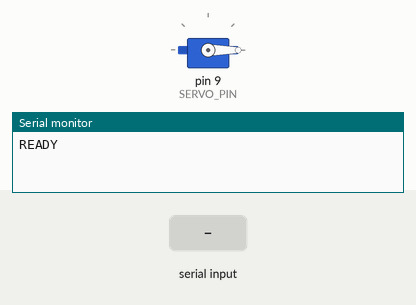
A sketch run on a simulated Arduino Uno, built with avr-gcc and run on an emulated ATmega328P. On the bench: servo, the last lines printed to the serial monitor. The inputs (shaded band) are chosen by the test bench.

Above: at 2.0 s.
2.1 s: "OPEN\n" received over Serial
At 2.55 s:
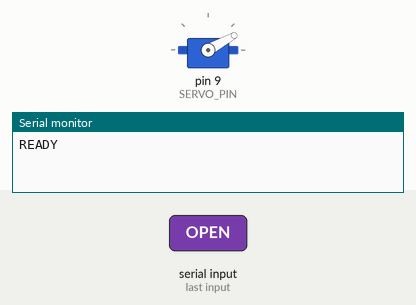
At 4.4 s:
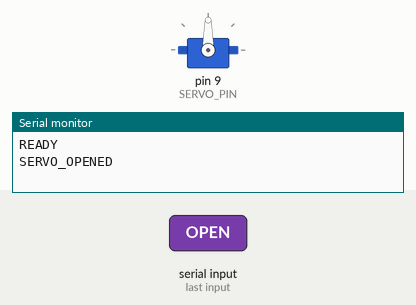
5.1 s: "CLOSE\n" received over Serial
At 5.55 s:
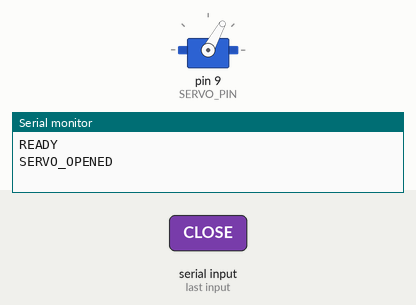
Timing chart, 0 to 8.1 s (numbered marks = the images above; inputs shaded):
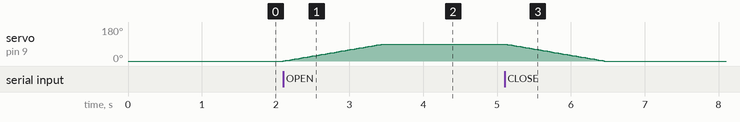

The sketch:

servor.ino
```cpp
/*
 * ============================================================
 *  T2T - SERVO ARDUINO (Arduino #3)
 *  COM port auto-detected by bridge.py (CH341 or second FTDI)
 * ============================================================
 *  RESPONSIBILITY:
 *    • SG90 / MG995 servo motor — bottle gate
 *    • Receives commands from bridge.py over USB HardwareSerial
 *    • Sends back status so bridge can confirm gate state
 *
 *  PROTOCOL  (bridge.py → this Arduino)
 *  OPEN             open the gate (servo → OPEN_ANGLE)
 *  CLOSE            close the gate (servo → CLOSE_ANGLE)
 *
 *  PROTOCOL  (this Arduino → bridge.py)
 *  READY            startup confirmation
 *  SERVO_OPENED     gate finished opening
 *  SERVO_CLOSED     gate finished closing
 *
 *  WIRING
 *    Servo signal → pin 9    (PWM)
 *    Servo VCC    → 5 V (use external supply for MG995)
 *    Servo GND    → GND (shared with Arduino GND)
 * ============================================================
 */

#include <Servo.h>

// ===== CONFIGURATION =====
#define SERVO_PIN    9
#define OPEN_ANGLE   90    // degrees — gate open   (adjust to your build)
#define CLOSE_ANGLE   0    // degrees — gate closed (adjust to your build)
#define SWEEP_DELAY  15    // ms between each 1° step (smooth movement)

Servo gateServo;
int   currentAngle = CLOSE_ANGLE;   // manual tracking — gateServo.read() is unreliable before first write

// ===================================================
//  SETUP
// ===================================================
void setup() {
  Serial.begin(9600);
  Serial.setTimeout(100);

  gateServo.attach(SERVO_PIN);
  gateServo.write(CLOSE_ANGLE);   // force physical position immediately
  currentAngle = CLOSE_ANGLE;
  delay(800);                      // wait for servo to physically reach closed position

  Serial.println("READY");
}

// ===================================================
//  MAIN LOOP
// ===================================================
void loop() {
  if (!Serial.available()) return;

  String cmd = Serial.readStringUntil('\n');
  cmd.trim();

  if (cmd == "OPEN") {
    sweepTo(OPEN_ANGLE);
    Serial.println("SERVO_OPENED");   // always confirm so bridge knows gate state

  } else if (cmd == "CLOSE") {
    sweepTo(CLOSE_ANGLE);
    Serial.println("SERVO_CLOSED");   // always confirm
  }
}

// ===================================================
//  SMOOTH SWEEP
//  Moves one degree at a time so the gate doesn't slam.
// ===================================================
void sweepTo(int targetAngle) {
  if (currentAngle == targetAngle) return;
  int step = (targetAngle > currentAngle) ? 1 : -1;
  while (currentAngle != targetAngle) {
    currentAngle += step;
    gateServo.write(currentAngle);
    delay(SWEEP_DELAY);
  }
}
```

Measured:
- after the input at 2.1 s, servo on pin 9 (SERVO_PIN): moves from 0° to 90° over 1.3 s, starting at once
- after the input at 5.1 s, servo on pin 9 (SERVO_PIN): moves from 90° to 0° over 1.3 s, starting at once
